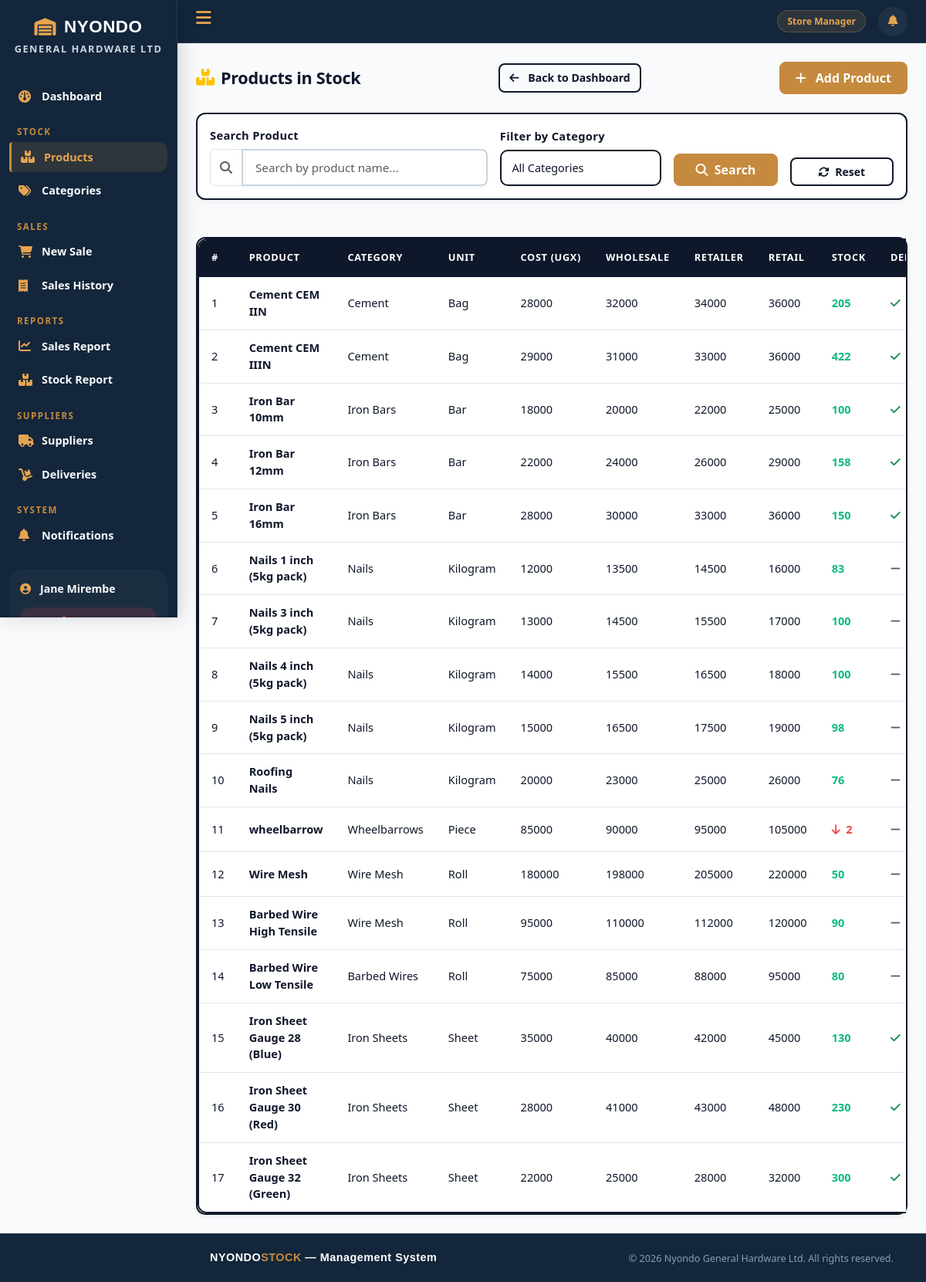
Screenshot of /stock/ (signed in) with the database file from the repository.
### accounts/models.py (models this page shows, shortened)
class UserProfile(models.Model):
    ROLE_CHOICES = [
        ('sales_attendant', 'Sales Attendant'),
        ('store_manager', 'Store Manager'),
        ('admin', 'Accounts / Admin'),
    ]
    user = models.OneToOneField(User, on_delete=models.CASCADE, related_name='profile')
    role = models.CharField(max_length=20, choices=ROLE_CHOICES)
    phone = models.CharField(max_length=15)

### stock/models.py (models this page shows, shortened)
class Product(models.Model):
    UNIT_CHOICES = [
        ('bag', 'Bag'),
        ('bar', 'Bar'),
        ('kg', 'Kilogram'),
        ('piece', 'Piece'),
        ('roll', 'Roll'),
        ('sheet', 'Sheet'),
        ('bundle', 'Bundle'),
    ]
    category = models.ForeignKey(Category, on_delete=models.SET_NULL, null=True)
    name = models.CharField(max_length=200)
    description = models.TextField(blank=True)
    unit = models.CharField(max_length=20, choices=UNIT_CHOICES)
    unit_cost = models.DecimalField(max_digits=12, decimal_places=2)
    wholesale_price = models.DecimalField(max_digits=12, decimal_places=2)
    retailer_price = models.DecimalField(max_digits=12, decimal_places=2)
    retail_price = models.DecimalField(max_digits=12, decimal_places=2)  # individual buyer
    quantity_in_stock = models.PositiveIntegerField(default=0)
    low_stock_threshold = models.PositiveIntegerField(default=10)
    is_deposit_eligible = models.BooleanField(default=False)
    date_added = models.DateTimeField(auto_now_add=True)
    def is_low_stock(self):
        return self.quantity_in_stock <= self.low_stock_threshold

class Category(models.Model):
    name = models.CharField(max_length=100)
    class Meta:
        verbose_name_plural = "Categories"

### stock/views.py (the view)
# urls.py: path('', views.product_list, name='product_list'),
@login_required
def product_list(request):
    search = request.GET.get('search', '')
    category_id = request.GET.get('category', '')
    products = Product.objects.select_related('category').all()
    if search:
        products = products.filter(name__icontains=search)
    if category_id:
        products = products.filter(category_id=category_id)
    low_stock = products.filter(
        quantity_in_stock__lte=models.F('low_stock_threshold'))
    categories = Category.objects.all()
    return render(request, 'stock/product_list.html', {
        'products': products,
        'low_stock_count': low_stock.count(),
        'categories': categories,
        'search': search,
        'selected_category': category_id,
    })

### sales/models.py (called while the page is built)
    @property
    def item_count(self):
        return self.cart_items.count()

### templates/stock/product_list.html (shortened to what this page needs)
{% extends 'base.html' %}
{% block content %}
<div class="d-flex justify-content-between align-items-center mb-4">
    <h4 class="fw-bold mb-0">
        <i class="fa-solid fa-boxes-stacked me-2 text-warning"></i>Products in Stock
    </h4>
      <a href="{% url 'dashboard' %}" class="btn btn-outline-secondary">
        <i class="fa-solid fa-arrow-left me-2"></i> Back to Dashboard
    </a>
    {% if request.user.profile.role in 'store_manager,admin' %}
    <a href="{% url 'product_add' %}" class="btn btn-primary">
        <i class="fa-solid fa-plus me-2"></i> Add Product
    </a>
    {% endif %}
</div>
<div class="card mb-4">
    <div class="card-body">
        <form method="get" class="row g-3 align-items-end">
            <div class="col-md-5">
                <label class="form-label">Search Product</label>
                <div class="input-group">
                    <span class="input-group-text bg-white">
                        <i class="fa-solid fa-magnifying-glass text-muted"></i>
                    </span>
                    <input type="text" name="search" value="{{ search }}" class="form-control"
                        placeholder="Search by product name...">
                </div>
            </div>
            <div class="col-md-3">
                <label class="form-label">Filter by Category</label>
                <select name="category" class="form-select">
                    <option value="">All Categories</option>
                </select>
            </div>
            <div class="col-md-2">
                <button type="submit" class="btn btn-primary w-100">
                    <i class="fa-solid fa-magnifying-glass me-1"></i> Search
                </button>
            </div>
            <div class="col-md-2">
                <a href="{% url 'product_list' %}" class="btn btn-outline-secondary w-100">
                    <i class="fa-solid fa-rotate me-1"></i> Reset
                </a>
            </div>
        </form>
    </div>
</div>
<div class="card">
    <div class="card-body p-0">
        <div class="table-responsive">
            <table class="table table-hover mb-0" >
                <thead>
                    <tr>
                        <th>#</th>
                        <th>Product</th>
                        <th>Category</th>
                        <th>Unit</th>
                        <th>Cost (UGX)</th>
                        <th>Wholesale</th>
                        <th>Retailer</th>
                        <th>Retail</th>
                        <th>Stock</th>
                        <th>Deposit</th>
                    </tr>
                </thead>
                <tbody>
                    {% for product in products %}
                    <tr>
                        <td>{{ forloop.counter }}</td>
                        <td>
                            <a href="{% url 'product_detail' product.pk %}" class="text-decoration-none fw-semibold">
                                {{ product.name }}
                            </a>
                        </td>
                        <td>{{ product.category.name|default:"—" }}</td>
                        <td>{{ product.get_unit_display }}</td>
                        <td>{{ product.unit_cost|floatformat:0 }}</td>
                        <td>{{ product.wholesale_price|floatformat:0 }}</td>
                        <td>{{ product.retailer_price|floatformat:0 }}</td>
                        <td>{{ product.retail_price|floatformat:0 }}</td>
                        <td>
                            {% if product.is_low_stock %}
                            <span class="stock-low">
                                <i class="fa-solid fa-arrow-down me-1"></i>
                                {{ product.quantity_in_stock }}
                            </span>
                            {% else %}
                            <span class="stock-ok">
                                {{ product.quantity_in_stock }}
                            </span>
                            {% endif %}
                        </td>
                        <td>
                            {% if product.is_deposit_eligible %}
                            <i class="fa-solid fa-check text-success"></i>
                            {% else %}
                            <i class="fa-solid fa-minus text-muted"></i>
                            {% endif %}
                        </td>
                    </tr>
                    {% endfor %}
                </tbody>
            </table>
        </div>
    </div>
</div>
{% endblock %}

### templates/base.html (shortened to what this page needs)
{% load static %}
<!doctype html>
<html lang="en">
<head>
    <link href="https://cdn.jsdelivr.net/npm/bootstrap@5.3.0/dist/css/bootstrap.min.css" rel="stylesheet"/>
    <link href="https://cdnjs.cloudflare.com/ajax/libs/font-awesome/6.4.0/css/all.min.css" rel="stylesheet"/>
    <link href="{% static 'css/main.css' %}" rel="stylesheet"/>
</head>
<body>
{% if request.user.is_authenticated %}
    <div class="wrapper">
        <nav id="sidebar">
            <div class="auth-logo" style="font-size: 1.4rem;">
        <i class="fa-solid fa-warehouse"></i> NYONDO
    </div>
    <p class="auth-subtitle" style="font-size: 0.8rem;">General Hardware Ltd</p>
            <ul class="sidebar-menu">
                <li>
                    <a href="{% url 'dashboard' %}"
                       class="{% if request.resolver_match.url_name == 'dashboard' %}active{% endif %}">
                        <i class="fa-solid fa-gauge"></i>
                        Dashboard
                    </a>
                </li>
                <li class="menu-label">Stock</li>
                <li>
                    <a href="{% url 'product_list' %}"
                       class="{% if 'product' in request.resolver_match.url_name %}active{% endif %}">
                        <i class="fa-solid fa-boxes-stacked"></i>
                        Products
                    </a>
                </li>
                {% if request.user.profile.role in 'store_manager,admin' %}
                <li>
                    <a href="{% url 'category_list' %}"
                       class="{% if 'category' in request.resolver_match.url_name %}active{% endif %}">
                        <i class="fa-solid fa-tags"></i>
                        Categories
                    </a>
                </li>
                {% endif %}
                <li class="menu-label">Sales</li>
                <li>
                    <a href="{% url 'cart' %}"
                       class="{% if 'cart' in request.resolver_match.url_name %}active{% endif %}">
                        <i class="fa-solid fa-cart-shopping"></i>
                        New Sale
                    </a>
                </li>
                <li>
                    <a href="{% url 'sales_list' %}"
                       class="{% if request.resolver_match.url_name == 'sales_list' %}active{% endif %}">
                        <i class="fa-solid fa-receipt"></i>
                        Sales History
                    </a>
                </li>
                {% if request.user.profile.role in 'store_manager,admin' %}
                <li class="menu-label">Reports</li>
                <li>
                    <a href="{% url 'sales_report' %}"
                       class="{% if request.resolver_match.url_name == 'sales_report' %}active{% endif %}">
                        <i class="fa-solid fa-chart-line"></i>
                        Sales Report
                    </a>
                </li>
                <li>
                    <a href="{% url 'stock_report' %}"
                       class="{% if request.resolver_match.url_name == 'stock_report' %}active{% endif %}">
                        <i class="fa-solid fa-boxes-stacked"></i>
                        Stock Report
                    </a>
                </li>
                {% endif %}
                {% if request.user.profile.role in 'store_manager,admin' %}
                <li class="menu-label">Suppliers</li>
                <li>
                    <a href="{% url 'supplier_list' %}"
                       class="{% if 'supplier' in request.resolver_match.url_name %}active{% endif %}">
                        <i class="fa-solid fa-truck"></i>
                        Suppliers
                    </a>
                </li>
                <li>
                    <a href="{% url 'delivery_list' %}"
                       class="{% if 'delivery' in request.resolver_match.url_name %}active{% endif %}">
                        <i class="fa-solid fa-dolly"></i>
                        Deliveries
                    </a>
                </li>
                {% endif %}
                <li class="menu-label">System</li>
                <li>
                    <a href="{% url 'notification_list' %}"
                       class="{% if 'notification' in request.resolver_match.url_name %}active{% endif %}">
                        <i class="fa-solid fa-bell"></i>
                        Notifications
                    </a>
                </li>
            </ul>
            <div class="sidebar-footer">
                <span>
                    <i class="fa-solid fa-circle-user me-1"></i>
                    {{ request.user.get_full_name|default:request.user.username }}
                </span>
                <a href="{% url 'logout_confirm' %}"
   class="btn btn-sm btn-outline-danger mt-1 w-100">
</a>
            </div>
        </nav>
        <div id="content">
            <nav class="topbar">
                <label for="nav-tog" class="toggle-btn" title="Toggle sidebar">
                    <i class="fa-solid fa-bars"></i>
                </label>
                <div class="topbar-right">
                    <span class="badge-role">
                        {{ request.user.profile.get_role_display }}
                    </span>
                    <div class="notif-wrapper">
                        <a href="{% url 'notification_list' %}"
                           class="notif-bell {% if notif_unread_count > 0 %}has-unread{% endif %}"
                           title="Notifications">
                            <i class="fa-solid fa-bell"></i>
                        </a>
                    </div>
                </div>
            </nav>
            <div class="page-content">
                {% block content %}{% endblock %}
            </div>
        </div>
    </div>
{% endif %}
<footer class="footer-custom mt-auto">
  <div class="container">
    <div class="row align-items-center">
      <div class="col-md-6 text-center text-md-start mb-2 mb-md-0">
        <div class="footer-brand" style="margin-left: 230px;">
          NYONDO<span>STOCK</span> — Management System
        </div>
      </div>
      <div class="col-md-6 text-center text-md-end">
        <span class="small">&copy; {% now "Y" %} Nyondo General Hardware Ltd. All rights reserved.</span>
      </div>
    </div>
  </div>
</footer>
</body>
</html>

### rows the page displays
Product: name "Cement CEM IIN", category.name "Cement", unit "Bag", unit_cost "28000", wholesale_price "32000", retailer_price "34000", retail_price "36000", quantity_in_stock "205", is_deposit_eligible True (drawn)
Product: name "Cement CEM IIIN", category.name "Cement", unit "Bag", unit_cost "29000", wholesale_price "31000", retailer_price "33000", retail_price "36000", quantity_in_stock "422", is_deposit_eligible True (drawn)
Product: name "Iron Bar 10mm", category.name "Iron Bars", unit "Bar", unit_cost "18000", wholesale_price "20000", retailer_price "22000", retail_price "25000", quantity_in_stock "100", is_deposit_eligible True (drawn)
Product: name "Iron Bar 12mm", category.name "Iron Bars", unit "Bar", unit_cost "22000", wholesale_price "24000", retailer_price "26000", retail_price "29000", quantity_in_stock "158", is_deposit_eligible True (drawn)
Product: name "Iron Bar 16mm", category.name "Iron Bars", unit "Bar", unit_cost "28000", wholesale_price "30000", retailer_price "33000", retail_price "36000", quantity_in_stock "150", is_deposit_eligible True (drawn)
Product: name "Nails 1 inch (5kg pack)", category.name "Nails", unit "Kilogram", unit_cost "12000", wholesale_price "13500", retailer_price "14500", retail_price "16000", quantity_in_stock "83", is_deposit_eligible False (drawn)
Product: name "Nails 3 inch (5kg pack)", category.name "Nails", unit "Kilogram", unit_cost "13000", wholesale_price "14500", retailer_price "15500", retail_price "17000", quantity_in_stock "100", is_deposit_eligible False (drawn)
Product: name "Nails 4 inch (5kg pack)", category.name "Nails", unit "Kilogram", unit_cost "14000", wholesale_price "15500", retailer_price "16500", retail_price "18000", quantity_in_stock "100", is_deposit_eligible False (drawn)
Product: name "Nails 5 inch (5kg pack)", category.name "Nails", unit "Kilogram", unit_cost "15000", wholesale_price "16500", retailer_price "17500", retail_price "19000", quantity_in_stock "98", is_deposit_eligible False (drawn)
Product: name "Roofing Nails", category.name "Nails", unit "Kilogram", unit_cost "20000", wholesale_price "23000", retailer_price "25000", retail_price "26000", quantity_in_stock "76", is_deposit_eligible False (drawn)
Product: name "wheelbarrow", category.name "Wheelbarrows", unit "Piece", unit_cost "85000", wholesale_price "90000", retailer_price "95000", retail_price "105000", quantity_in_stock "2", is_deposit_eligible False (drawn)
Product: name "Wire Mesh", category.name "Wire Mesh", unit "Roll", unit_cost "180000", wholesale_price "198000", retailer_price "205000", retail_price "220000", quantity_in_stock "50", is_deposit_eligible False (drawn)
Product: name "Barbed Wire High Tensile", category.name "Wire Mesh", unit "Roll", unit_cost "95000", wholesale_price "110000", retailer_price "112000", retail_price "120000", quantity_in_stock "90", is_deposit_eligible False (drawn)
Product: name "Barbed Wire Low Tensile", category.name "Barbed Wires", unit "Roll", unit_cost "75000", wholesale_price "85000", retailer_price "88000", retail_price "95000", quantity_in_stock "80", is_deposit_eligible False (drawn)
Product: name "Iron Sheet Gauge 28 (Blue)", category.name "Iron Sheets", unit "Sheet", unit_cost "35000", wholesale_price "40000", retailer_price "42000", retail_price "45000", quantity_in_stock "130", is_deposit_eligible True (drawn)
Product: name "Iron Sheet Gauge 30 (Red)", category.name "Iron Sheets", unit "Sheet", unit_cost "28000", wholesale_price "41000", retailer_price "43000", retail_price "48000", quantity_in_stock "230", is_deposit_eligible True (drawn)
Product: name "Iron Sheet Gauge 32 (Green)", category.name "Iron Sheets", unit "Sheet", unit_cost "22000", wholesale_price "25000", retailer_price "28000", retail_price "32000", quantity_in_stock "300", is_deposit_eligible True (drawn)

### other values shown
{{ request.user.get_full_name|default:request.user.username }} "Jane Mirembe"
{{ request.user.profile.get_role_display }} "Store Manager"
